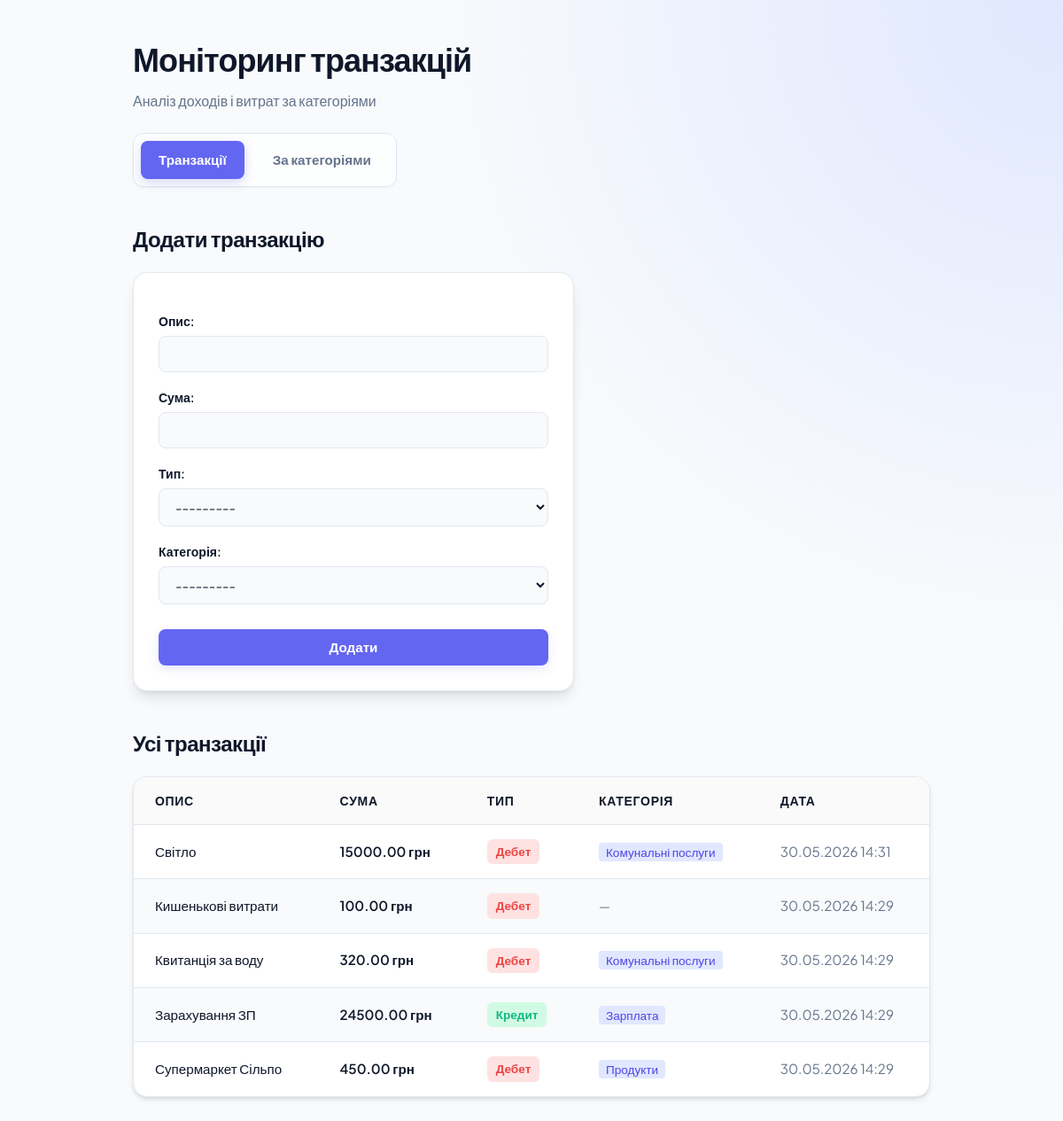
The page / on the database its author committed.
### transaction_app/models.py (models this page shows, shortened)
class Transaction(models.Model):
    TYPE_CHOICES = [
        ('debit',  'Дебет'),
        ('credit', 'Кредит'),
    ]
    description = models.CharField(max_length=200, verbose_name="Опис")
    amount      = models.DecimalField(max_digits=10, decimal_places=2,
                                      verbose_name="Сума")
    type        = models.CharField(max_length=10, choices=TYPE_CHOICES,
                                   verbose_name="Тип")
    category    = models.ForeignKey(Category, on_delete=models.SET_NULL,
                                    null=True, blank=True,
                                    verbose_name="Категорія")
    created_at  = models.DateTimeField(auto_now_add=True)
    class Meta:
        ordering = ['-created_at']

class Category(models.Model):
    name        = models.CharField(max_length=100, verbose_name="Назва")
    description = models.CharField(max_length=200, blank=True,
                                   verbose_name="Опис")
    def __str__(self):
        return self.name
    class Meta:
        verbose_name_plural = "Категорії"

### transaction_app/views.py (the view)
# urls.py: path('',            views.home,        name='home'),
def home(request):
    if request.method == 'POST':
        form = TransactionForm(request.POST)
        if form.is_valid():
            form.save()
            return redirect('home')
    else:
        form = TransactionForm()
    transactions = Transaction.objects.select_related('category').all()
    return render(request, 'transaction_app/home.html',
                  {'form': form, 'transactions': transactions})

### transaction_app/forms.py
class TransactionForm(forms.ModelForm):
    class Meta:
        model  = Transaction
        fields = ['description', 'amount', 'type', 'category']
        labels = {
            'description': 'Опис',
            'amount':      'Сума',
            'type':        'Тип',
            'category':    'Категорія',
        }

### transaction_app/templates/transaction_app/home.html (shortened to what this page needs)
{% extends 'transaction_app/base.html' %}
{% block content %}
<h2>Додати транзакцію</h2>
<div class="form-box">
    <form method="post">
        {{ form.as_p }}
        <button type="submit">Додати</button>
    </form>
</div>
<h2>Усі транзакції</h2>
<div class="table-container">
    <table>
        <thead>
            <tr>
                <th>Опис</th>
                <th>Сума</th>
                <th>Тип</th>
                <th>Категорія</th>
                <th>Дата</th>
            </tr>
        </thead>
        <tbody>
            {% for t in transactions %}
            <tr>
                <td style="font-weight: 500;">{{ t.description }}</td>
                <td style="font-weight: 600;">{{ t.amount }} грн</td>
                <td><span class="{{ t.type }}">{{ t.get_type_display }}</span></td>
                <td>
                    {% if t.category %}
                        <span style="background: var(--primary-light); color: var(--primary-hover); padding: 2px 8px; border-radius: 4px; font-size: 0.85rem; font-weight: 500;">{{ t.category.name }}</span>
                    {% else %}
                        <span style="color: var(--text-muted); font-style: italic; font-size: 0.9rem;">—</span>
                    {% endif %}
                </td>
                <td style="color: var(--text-muted);">{{ t.created_at|date:"d.m.Y H:i" }}</td>
            </tr>
            {% empty %}
            <tr>
                <td colspan="5" class="empty-row">Немає транзакцій</td>
            </tr>
            {% endfor %}
        </tbody>
    </table>
</div>
{% endblock %}

### transaction_app/templates/transaction_app/base.html (shortened to what this page needs)
<!DOCTYPE html>
<html lang="uk">
<head>
</head>
<body>
    <div class="container">
        <header>
            <h1>Моніторинг транзакцій</h1>
            <p class="subtitle">Аналіз доходів і витрат за категоріями</p>
            <nav>
                <a href="{% url 'home' %}" id="nav-home">Транзакції</a>
                <a href="{% url 'by_category' %}" id="nav-category">За категоріями</a>
            </nav>
        </header>
        <main>
            {% block content %}{% endblock %}
        </main>
    </div>
</body>
</html>

### transaction_app/templates/transaction_app/base.html (style rules this page uses)
:root { --primary: #6366f1; --primary-hover: #4f46e5; --primary-light: #e0e7ff; --background: #f8fafc; --card-bg: #ffffff; --text-dark: #0f172a; --text-muted: #64748b; --border-color: #e2e8f0; --debit-color: #ef4444; --debit-bg: #fee2e2; --credit-color: #10b981; --credit-bg: #d1fae5; --shadow-sm: 0 1px 2px 0 rgb(0 0 0 / 0.05); --shadow-md: 0 4px 6px -1px rgb(0 0 0 / 0.1), 0 2px 4px -2px rgb(0 0 0 / 0.1); --shadow-lg: 0 10px 15px -3px rgb(0 0 0 / 0.1), 0 4px 6px -4px rgb(0 0 0 / 0.1); }
body { font-family: 'Plus Jakarta Sans', sans-serif; margin: 0; padding: 40px 20px; background: radial-gradient(circle at top right, #e0e7ff 0%, #f8fafc 40%); color: var(--text-dark); min-height: 100vh; line-height: 1.5; }
.container { max-width: 900px; margin: 0 auto; }
header { margin-bottom: 40px; }
h1 { font-size: 2.25rem; font-weight: 700; color: var(--text-dark); margin: 0 0 8px 0; letter-spacing: -0.025em; }
.subtitle { color: var(--text-muted); margin: 0 0 24px 0; font-size: 1rem; }
nav { display: flex; gap: 12px; margin-bottom: 30px; background: rgba(255, 255, 255, 0.7); backdrop-filter: blur(10px); padding: 8px; border-radius: 12px; border: 1px solid var(--border-color); width: fit-content; box-shadow: var(--shadow-sm); }
nav a { text-decoration: none; color: var(--text-muted); font-weight: 600; font-size: 0.95rem; padding: 10px 20px; border-radius: 8px; transition: all 0.2s cubic-bezier(0.4, 0, 0.2, 1); }
nav a.active { color: #ffffff; background: var(--primary); box-shadow: 0 4px 12px rgba(99, 102, 241, 0.25); }
.form-box { background: var(--card-bg); padding: 28px; max-width: 440px; border-radius: 16px; border: 1px solid var(--border-color); box-shadow: var(--shadow-lg); margin-bottom: 40px; transition: transform 0.2s ease; }
form p { margin-bottom: 18px; }
form label { display: block; font-weight: 600; margin-bottom: 6px; font-size: 0.875rem; color: var(--text-dark); }
form input, form select, form textarea { width: 100%; padding: 10px 14px; font-family: inherit; font-size: 0.95rem; border: 1px solid var(--border-color); border-radius: 8px; box-sizing: border-box; background-color: #f8fafc; color: var(--text-dark); transition: all 0.2s; }
form button { background: var(--primary); color: white; border: none; padding: 12px 20px; font-size: 0.95rem; font-weight: 600; cursor: pointer; border-radius: 8px; width: 100%; box-sizing: border-box; transition: all 0.2s; box-shadow: 0 4px 12px rgba(99, 102, 241, 0.15); margin-top: 10px; }
.table-container { background: var(--card-bg); border-radius: 16px; border: 1px solid var(--border-color); box-shadow: var(--shadow-md); overflow: hidden; margin-bottom: 40px; }
table { border-collapse: collapse; width: 100%; margin: 0; }
th, td { padding: 16px 24px; text-align: left; border-bottom: 1px solid var(--border-color); }
th { background: #fafafa; color: var(--text-dark); font-weight: 600; font-size: 0.875rem; text-transform: uppercase; letter-spacing: 0.05em; }
tr:last-child td { border-bottom: none; }
tr:nth-child(even) { background: #f8fafc; }
td { font-size: 0.95rem; color: var(--text-dark); }
.debit { color: var(--debit-color); background-color: var(--debit-bg); padding: 4px 10px; border-radius: 6px; font-weight: 600; font-size: 0.85rem; display: inline-block; }
.credit { color: var(--credit-color); background-color: var(--credit-bg); padding: 4px 10px; border-radius: 6px; font-weight: 600; font-size: 0.85rem; display: inline-block; }
h2 { font-size: 1.5rem; font-weight: 700; color: var(--text-dark); margin: 40px 0 20px 0; letter-spacing: -0.02em; }

### rows shown on the page
Transaction: description "Світло", amount "15000.00", type "Дебет", category.name "Комунальні послуги", created_at "30.05.2026 14:31"
Transaction: description "Кишенькові витрати", amount "100.00", type "Дебет", created_at "30.05.2026 14:29"
Transaction: description "Квитанція за воду", amount "320.00", type "Дебет", category.name "Комунальні послуги", created_at "30.05.2026 14:29"
Transaction: description "Зарахування ЗП", amount "24500.00", type "Кредит", category.name "Зарплата", created_at "30.05.2026 14:29"
Transaction: description "Супермаркет Сільпо", amount "450.00", type "Дебет", category.name "Продукти", created_at "30.05.2026 14:29"
